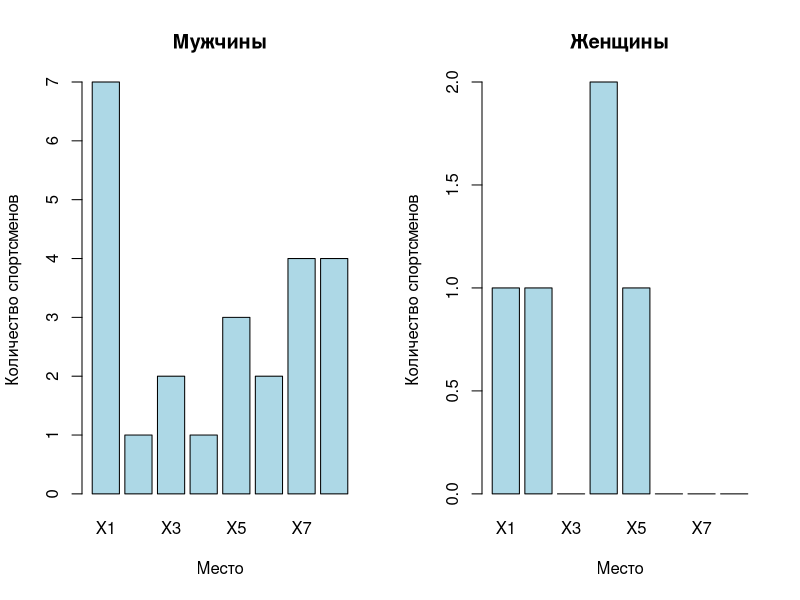

Recreate this plot in R. (Note: this script raises an error after producing the figure.)
# Страна - ТУрция (TUR), дисциплина - Тяжелая атлетика (weightlifting)

#df_summer <- read.csv('summer.csv')
#df_summer$season = rep("summer", each=nrow(df_summer))
#df_winter <- read.csv('winter.csv')
#df_winter$season = rep("winter", each=nrow(df_winter))
#df <- rbind(df_winter, df_summer)


# Import data from 'MAN.csv' and 'NOMAN.csv'

df_man <- read.csv('MAN.csv', encoding = 'UTF-8')
df_noman <- read.csv('NOMAN.csv', encoding = 'UTF-8')

#Create column diagrams
par(mfrow=c(1,2))
barplot(sapply(df_man[1:nrow(df_man), 2:ncol(df_man)],sum), type= 'h', col = 'lightblue',
        ylab="Количество спортсменов", xlab = "Место", main = "Мужчины")
barplot(sapply(df_noman[1:nrow(df_noman), 2:ncol(df_noman)],sum), type= 'h', col = "lightblue",
        ylab="Количество спортсменов", xlab = "Место", main = "Женщины")

#Create pie-diagrams 


par(opar)